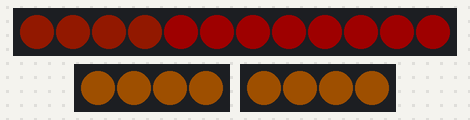
Simulated run of this sketch. Board: Arduino Uno, built with avr-gcc and run on an emulated ATmega328P. Parts: 12 RGB LEDs in strip order, left to right, 2 × 4 RGB LEDs in strip order, left to right. Dim RGB values are drawn brighter than linear.

Above: at 1.2 s.
At 1.6 s:
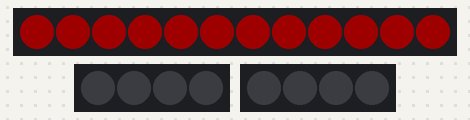
Timing chart, 0 to 130.0 s (numbered marks = the images above):
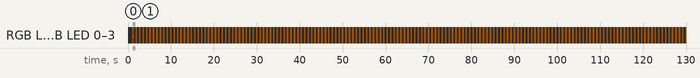

Measured:
- by itself, RGB LED 0–3, RGB LED 0–3: alternates RGB(30, 15, 0) for 0.40 s and off for 0.40 s
- what the display in image 0 shows lasts 0.4 s, from 1.0 s to 1.4 s

The sketch:

Red.ino
```cpp
#include "FastLED.h"


////////////////////////////////////////////////////////////////////////////////////////////////////
//
// RGB Calibration code
//
// Use this sketch to determine what the RGB ordering for your chipset should be.  Steps for setting up to use:

// * Uncomment the line in setup that corresponds to the LED chipset that you are using.  (Note that they
//   all explicitly specify the RGB order as RGB)
// * Define DATA_PIN to the pin that data is connected to.
// * (Optional) if using software SPI for chipsets that are SPI based, define CLOCK_PIN to the clock pin
// * Compile/upload/run the sketch

// You should see six leds on.  If the RGB ordering is correct, you should see 1 red led, 2 green
// leds, and 3 blue leds.  If you see different colors, the count of each color tells you what the
// position for that color in the rgb orering should be.  So, for example, if you see 1 Blue, and 2
// Red, and 3 Green leds then the rgb ordering should be BRG (Blue, Red, Green).

// You can then test this ordering by setting the RGB ordering in the addLeds line below to the new ordering
// and it should come out correctly, 1 red, 2 green, and 3 blue.
//
//////////////////////////////////////////////////

#define NUM_LEDS_B 12
#define NUM_TURN_B 4

#define NUM_LEDS_turn 4

// For led chips like WS2812, which have a data line, ground, and power, you just
// need to define DATA_PIN.

// good 22, 13, 1, 2, 5
// not good 6, 7, 10, 11

#define DATA_PIN_B 5  // front
#define DATA_PIN_L 1  // left
#define DATA_PIN_R 3  // right

boolean blinker = false;
unsigned long blinkerTimer = 0;
unsigned long blinkerPeriod = 400;

CRGB leds_B[NUM_LEDS_B];
CRGB leds_L[NUM_LEDS_turn];
CRGB leds_R[NUM_LEDS_turn];

void setup() {
    // sanity check delay - allows reprogramming if accidently blowing power w/leds
    delay(1000);

    // Uncomment/edit one of the following lines for your leds arrangement.
    // ## Clockless types ##
     FastLED.addLeds<WS2811, DATA_PIN_B, GRB>(leds_B, NUM_LEDS_B);
     FastLED.addLeds<WS2811, DATA_PIN_L, GRB>(leds_L, NUM_LEDS_turn);
     FastLED.addLeds<WS2811, DATA_PIN_R, GRB>(leds_R, NUM_LEDS_turn);

    // FastLED.setBrightness(CRGB(255,255,255));
//    FastLED.setBrightness( CRGB(80,80,80) );
    FastLED.setBrightness( 100 );

    blinkerTimer = millis();
}

void loop() {
  FastLED.setBrightness( 30 );

  // Bluetooth update every 200 ms
  if ( millis() < blinkerTimer + blinkerPeriod ) {
    blinker = true;
  } else if ( millis() < blinkerTimer + 2*blinkerPeriod ) {
    blinker = false;
  } else {
    blinkerTimer = millis();
  }


  for(int i = 0; i < NUM_LEDS_turn; i = i + 1) {
    if ( blinker ) {
      leds_L[i] = CRGB(255,130,0);
      leds_R[i] = CRGB(255,130,0);
    } else {
      leds_L[i] = CRGB(0,0,0);
      leds_R[i] = CRGB(0,0,0);
    }
  }

  for(int i = 0; i < NUM_LEDS_B; i = i + 1) {
    leds_B[i] = CRGB(255,0,0);
  }

  if ( blinker ) {
    for(int i = 0; i < NUM_TURN_B; i = i + 1) {
      if (i < NUM_TURN_B) {
        leds_B[i] = CRGB(150,30,0);
      } else if (i >= NUM_LEDS_B-NUM_TURN_B) {
  //      leds[i] = CRGB(255,90,0);
      }
    }
  }
  FastLED.show();
}
```
